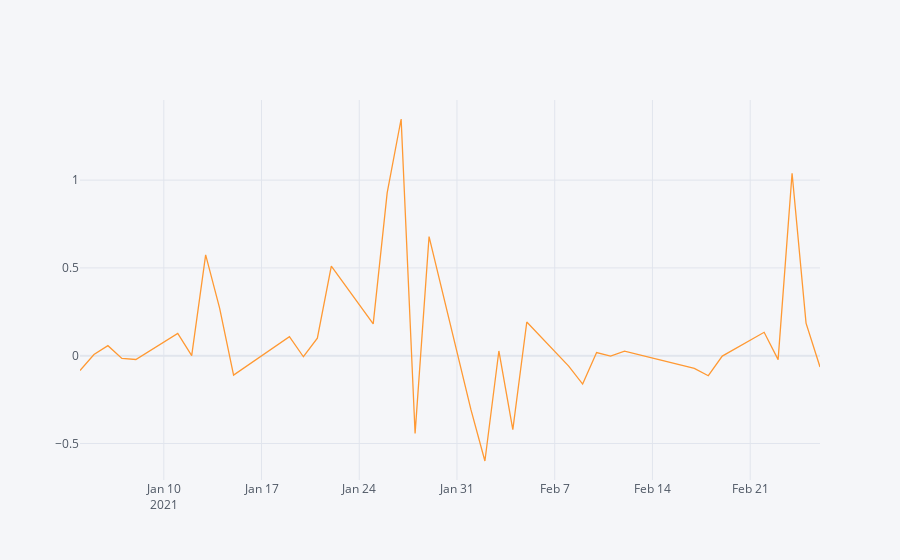

Notebook code cell kept with this figure:
### Markdown cell above
The above plot shows us the flucatuation in the GME stock price

### Code cell
revenue_gme = gamestop.pct_change()['Adj Close'][1:]
revenue_gme.iplot()

### Figure 1 — Plotly figure (JSON) as saved in the notebook; plotly's stock layout.template omitted (floating-point values rounded to 4 significant figures)
{"data": [{"line": {"color": "rgba(255, 153, 51, 1.0)", "dash": "solid", "shape": "linear", "width": 1.3}, "mode": "lines", "name": "Adj Close", "text": "", "type": "scatter", "x": ["2021-01-04", "2021-01-05", "2021-01-06", "2021-01-07", "2021-01-08", "2021-01-11", "2021-01-12", "2021-01-13", "2021-01-14", "2021-01-15", "2021-01-19", "2021-01-20", "2021-01-21", "2021-01-22", "2021-01-25", "2021-01-26", "2021-01-27", "2021-01-28", "2021-01-29", "2021-02-01", "2021-02-02", "2021-02-03", "2021-02-04", "2021-02-05", "2021-02-08", "2021-02-09", "2021-02-10", "2021-02-11", "2021-02-12", "2021-02-16", "2021-02-17", "2021-02-18", "2021-02-19", "2021-02-22", "2021-02-23", "2021-02-24", "2021-02-25", "2021-02-26"], "y": [-0.08439, 0.006957, 0.05699, -0.01525, -0.02157, 0.1272, 0.0005015, 0.5739, 0.271, -0.1105, 0.1087, -0.006098, 0.09995, 0.5108, 0.1812, 0.9271, 1.348, -0.4429, 0.6787, -0.3077, -0.6, 0.02678, -0.4211, 0.192, -0.05912, -0.1615, 0.01769, -0.001953, 0.02544, -0.05515, -0.07211, -0.1143, -0.002458, 0.1333, -0.02239, 1.039, 0.1856, -0.06429]}], "layout": {"legend": {"bgcolor": "#F5F6F9", "font": {"color": "#4D5663"}}, "paper_bgcolor": "#F5F6F9", "plot_bgcolor": "#F5F6F9", "title": {"font": {"color": "#4D5663"}}, "xaxis": {"gridcolor": "#E1E5ED", "showgrid": true, "tickfont": {"color": "#4D5663"}, "title": {"font": {"color": "#4D5663"}, "text": ""}, "zerolinecolor": "#E1E5ED"}, "yaxis": {"gridcolor": "#E1E5ED", "showgrid": true, "tickfont": {"color": "#4D5663"}, "title": {"font": {"color": "#4D5663"}, "text": ""}, "zerolinecolor": "#E1E5ED"}}}
